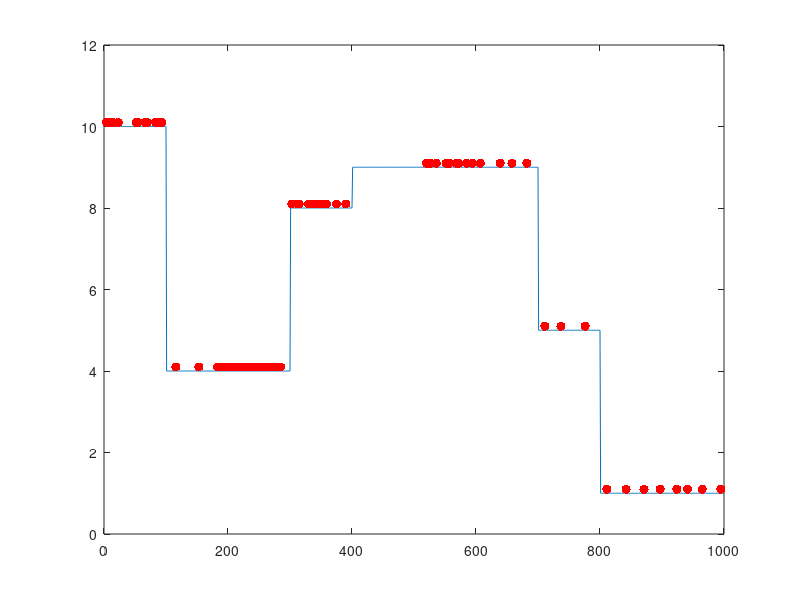
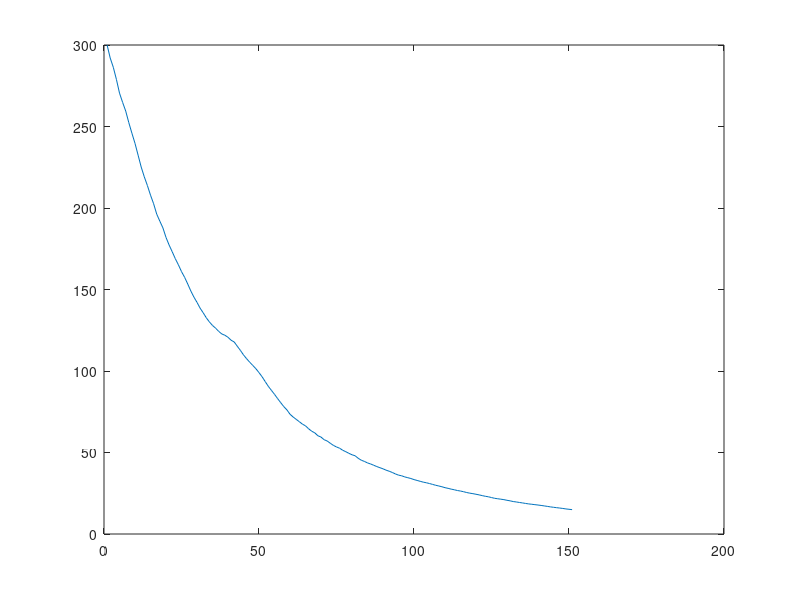
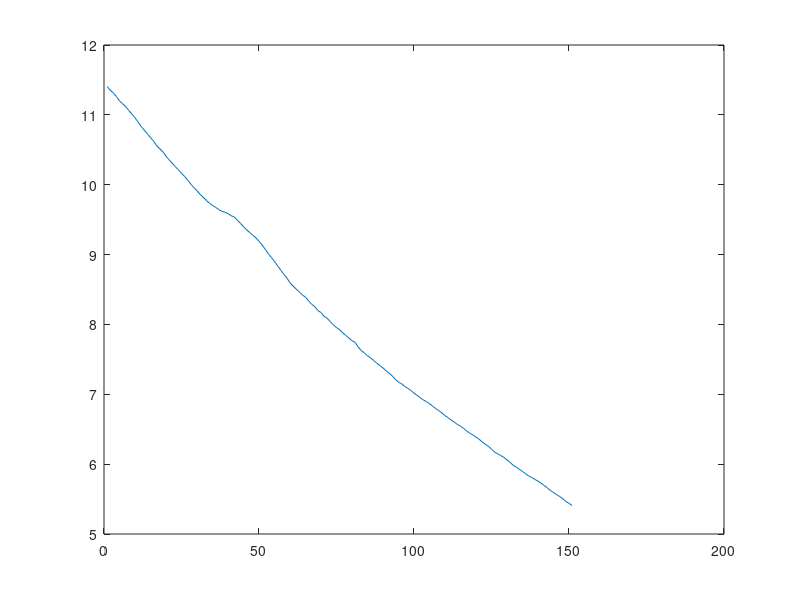

Reproduce these figures in MATLAB, in order.
% Variational Optimisation
% f(x) is a 1 dimensional non-differential with discrete variables.
% p(x|theta) is a Gaussian

clear all;

randn('seed',1);

% Create the dataset:

D=1; % Dimension of the data

% plot the error surface:
Eval = [ones(100,1)*10;ones(200,1)*4;ones(100,1)*8;ones(300,1)*9;ones(100,1)*5;ones(200,1)*1];

plot(Eval);   hold on


% Winit=round(rand()*1000); % initial starting point for the optimisation
Winit = 4;

% standard gradient descent:
Nloops=150; % number of iterations
eta=0.1; % learning rate
W=Winit;

% Variational Optimisation:
Nsamples=50; % number of samples
sd=300; % initial standard deviation of the Gaussian
beta=2*log(sd); % parameterise the standard variance
mu = Winit; % initial mean of the Gaussian
sdvals=[sd];
betas = [beta];
for i=1:Nloops
    plot(mu,Eval(mu)+0.1,'r.','markersize',20);%
    EvalVarOpt(i)=Eval(mu); % error value
    for ind = 1:Nsamples
        success = 0;
        while success == 0
            xsample(ind) = mu + round(sd*randn());
            if xsample(ind) <= 0 || xsample(ind) >1000
                success = 0;
            else
                success = 1;
            end
        end
    end
    %xsample=repmat(mu,Nsamples,1)+round(sd*randn(Nsamples,D)); % draw samples
    
    g=zeros(1,D); % initialise the gradient for the mean mu
    gbeta=0; % initialise the gradient for the standard deviation (beta par)
    for j=1:Nsamples
        f(j) = Eval(xsample(j)); % function value (error)
        g=g+(xsample(j)-mu).*f(j)./(sd*sd);
%         sd = sd - 1/sd + sum((xsample(j,:)-mu),2)/(sd*sd*sd); % beta prevent numerical issues
        gbeta=gbeta+0.5*f(j)*(1+exp(-beta)*sum((xsample(j)-mu).^2))-D; % Why positive? why -D?
    end
    g = g./Nsamples;
    gbeta=gbeta/Nsamples;
    
    mu=mu-round(sd*10*g) % Stochastic gradient descent for the mean
    success = 0;
    while success ==0
    if mu <= 0 
        mu = mu+round(sd*10*g)+round(randn()*500);
    elseif  mu > 1000
        mu = mu+round(sd*10*g)+round(randn()*500);
    end
    if mu>0 && mu < 1001
        success =1;
    end
    end
    beta=beta-0.01*gbeta; % Stochastic gradient descent for the variance par
    % comment the line above to turn off variance adaptation
        
    sd=sqrt(exp(beta)); 
    
    betas = [betas;beta];
    sdvals=[sdvals sd];
end

figure; plot(sdvals);
figure; plot(betas)
